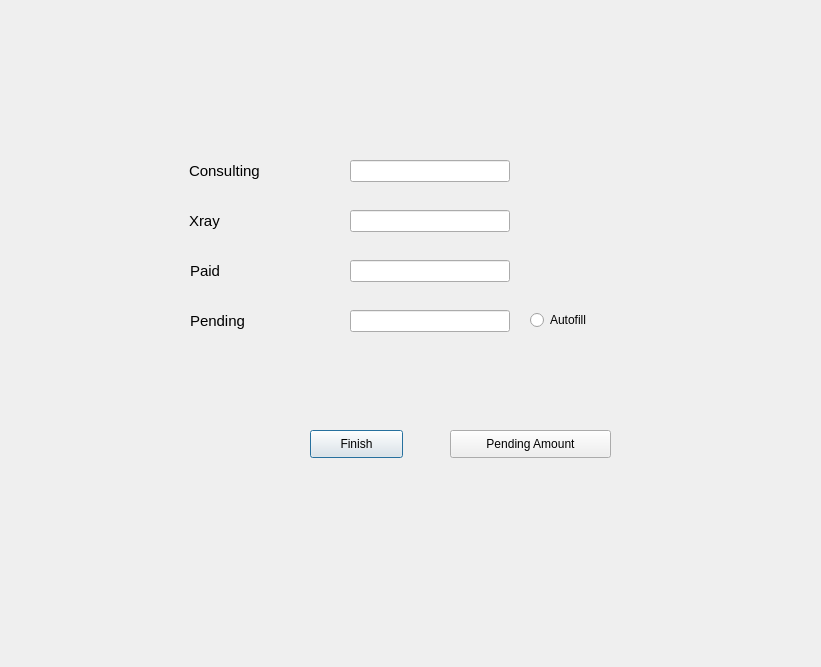
<?xml version="1.0" encoding="UTF-8"?>
<ui version="4.0">
 <class>Dialog</class>
 <widget class="QDialog" name="Dialog">
  <property name="geometry">
   <rect>
    <x>0</x>
    <y>0</y>
    <width>821</width>
    <height>667</height>
   </rect>
  </property>
  <property name="windowTitle">
   <string>Invoice</string>
  </property>
  <property name="windowIcon">
   <iconset>
    <normaloff>001.png</normaloff>001.png</iconset>
  </property>
  <widget class="QLineEdit" name="consulting">
   <property name="geometry">
    <rect>
     <x>350</x>
     <y>160</y>
     <width>160</width>
     <height>22</height>
    </rect>
   </property>
   <property name="autoFillBackground">
    <bool>false</bool>
   </property>
   <property name="text">
    <string/>
   </property>
  </widget>
  <widget class="QLabel" name="label">
   <property name="geometry">
    <rect>
     <x>189</x>
     <y>150</y>
     <width>91</width>
     <height>41</height>
    </rect>
   </property>
   <property name="font">
    <font>
     <pointsize>11</pointsize>
    </font>
   </property>
   <property name="text">
    <string>Consulting</string>
   </property>
  </widget>
  <widget class="QLabel" name="label_2">
   <property name="geometry">
    <rect>
     <x>190</x>
     <y>250</y>
     <width>91</width>
     <height>41</height>
    </rect>
   </property>
   <property name="font">
    <font>
     <pointsize>11</pointsize>
    </font>
   </property>
   <property name="text">
    <string>Paid</string>
   </property>
  </widget>
  <widget class="QLabel" name="label_3">
   <property name="geometry">
    <rect>
     <x>190</x>
     <y>300</y>
     <width>91</width>
     <height>41</height>
    </rect>
   </property>
   <property name="font">
    <font>
     <pointsize>11</pointsize>
    </font>
   </property>
   <property name="text">
    <string>Pending</string>
   </property>
  </widget>
  <widget class="QLineEdit" name="paid">
   <property name="geometry">
    <rect>
     <x>350</x>
     <y>260</y>
     <width>160</width>
     <height>22</height>
    </rect>
   </property>
   <property name="text">
    <string/>
   </property>
  </widget>
  <widget class="QLineEdit" name="pending">
   <property name="geometry">
    <rect>
     <x>350</x>
     <y>310</y>
     <width>160</width>
     <height>22</height>
    </rect>
   </property>
   <property name="text">
    <string/>
   </property>
  </widget>
  <widget class="QPushButton" name="finishButton">
   <property name="geometry">
    <rect>
     <x>310</x>
     <y>430</y>
     <width>93</width>
     <height>28</height>
    </rect>
   </property>
   <property name="text">
    <string>Finish</string>
   </property>
  </widget>
  <widget class="QPushButton" name="pendingButton">
   <property name="geometry">
    <rect>
     <x>450</x>
     <y>430</y>
     <width>161</width>
     <height>28</height>
    </rect>
   </property>
   <property name="text">
    <string>Pending Amount</string>
   </property>
  </widget>
  <widget class="QRadioButton" name="autofillButton">
   <property name="geometry">
    <rect>
     <x>530</x>
     <y>310</y>
     <width>95</width>
     <height>20</height>
    </rect>
   </property>
   <property name="text">
    <string>Autofill</string>
   </property>
  </widget>
  <widget class="QLabel" name="label_4">
   <property name="geometry">
    <rect>
     <x>189</x>
     <y>200</y>
     <width>91</width>
     <height>41</height>
    </rect>
   </property>
   <property name="font">
    <font>
     <pointsize>11</pointsize>
    </font>
   </property>
   <property name="text">
    <string>Xray</string>
   </property>
  </widget>
  <widget class="QLineEdit" name="xray">
   <property name="geometry">
    <rect>
     <x>350</x>
     <y>210</y>
     <width>160</width>
     <height>22</height>
    </rect>
   </property>
   <property name="autoFillBackground">
    <bool>false</bool>
   </property>
   <property name="text">
    <string/>
   </property>
  </widget>
 </widget>
 <tabstops>
  <tabstop>consulting</tabstop>
  <tabstop>xray</tabstop>
  <tabstop>paid</tabstop>
  <tabstop>pending</tabstop>
  <tabstop>pendingButton</tabstop>
  <tabstop>autofillButton</tabstop>
  <tabstop>finishButton</tabstop>
 </tabstops>
 <resources/>
 <connections/>
</ui>
